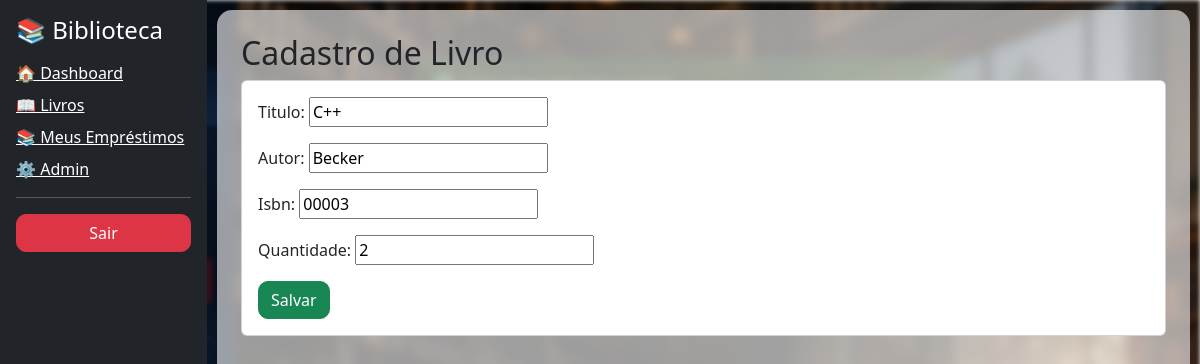
Page /livros/editar/6/ (signed in) on the committed database.
### core/models.py (models this page shows, shortened)
class Livro(models.Model):
    titulo = models.CharField(max_length=200)
    autor = models.CharField(max_length=100)
    isbn = models.CharField(max_length=20)
    quantidade = models.IntegerField()

### core/views.py (the view)
# urls.py: path('livros/editar/<int:id>/', views.editar_livro, name='editar_livro'),
@user_passes_test(is_admin)
@login_required
def editar_livro(request, id):
    livro = get_object_or_404(Livro, id=id)
    form = LivroForm(request.POST or None, instance=livro)
    if form.is_valid():
        form.save()
        return redirect('listar_livros')
    return render(request, 'livros/form.html', {'form': form})

### core/forms.py
class LivroForm(forms.ModelForm):
    class Meta:
        model = Livro
        fields = '__all__'

### core/views.py (called while the page is built)
def is_admin(user):
    return user.is_staff

### core/templates/livros/form.html (shortened to what this page needs)
{% extends 'index.html' %}
{% block content %}
<h2>Cadastro de Livro</h2>
<div class="card p-3">
<form method="post">
    {{ form.as_p }}
    <button class="btn btn-success">Salvar</button>
</form>
</div>
{% endblock %}

### core/templates/index.html (style rules this page uses)
.card { transition: 0.3s; }
.btn { border-radius: 10px; }

### rows in the picture
Livro: titulo "C++", autor "Becker", isbn "00003", quantidade "2"
